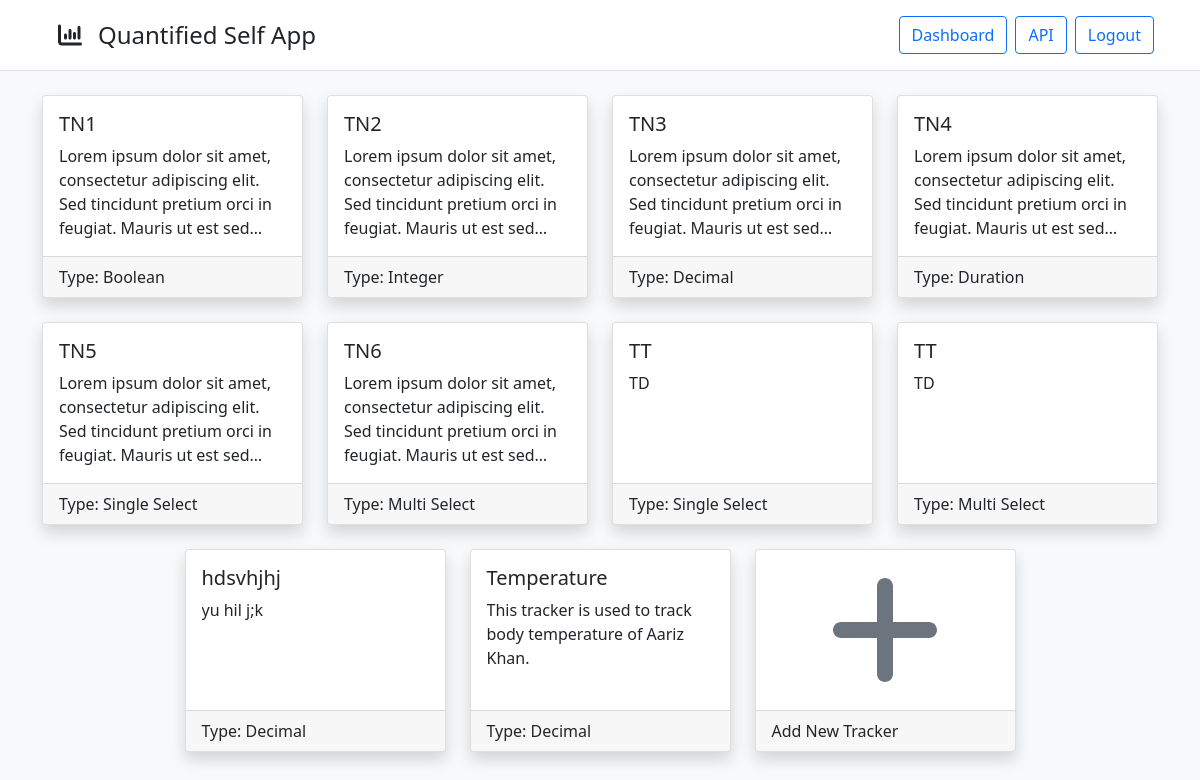
/trackers (signed in), run on the app's committed database.
### models/models.py (models this page shows)
class TrackerModel(db.Model):
    __tablename__ = "trackers"
    t_id = db.Column(db.Integer(), primary_key=True)
    t_name = db.Column(db.String(64), nullable=False)
    t_desc = db.Column(db.String(256))
    t_type = db.Column(db.Integer(), db.ForeignKey("tracker_types.tt_id", ondelete="CASCADE"), nullable=False)
    t_user = db.Column(db.Integer(), db.ForeignKey("users.id", ondelete="CASCADE"), nullable=False)
    t_type_name = db.relationship("TrackerTypes", uselist=False)
    t_unit = db.relationship("TrackerUnit", cascade="all, delete", uselist=False)
    t_options = db.relationship("TrackerOptions", cascade="all, delete")
    t_logs = db.relationship("TrackerLogs", order_by="desc(TrackerLogs.tl_time)", cascade="all, delete")

class TrackerTypes(db.Model):
    __tablename__ = "tracker_types"
    tt_id = db.Column(db.Integer(), primary_key=True, autoincrement=True)
    tt_name = db.Column(db.String(64), unique=True, nullable=False)

### views/views.py (the view)
@app.route("/trackers", methods=["GET"])
@login_required
def trackers():
    trackers = TrackerModel.query.filter(TrackerModel.t_user == current_user.id).all()
    return render_template("trackers/trackers.html", user=current_user, trackers=trackers)

### auth/auth.py (called while the page is built)
@login.user_loader
def load_user(id):
    return UserModel.query.get(int(id))

### templates/trackers/trackers.html (shortened to what this page needs)
<!DOCTYPE html>
<html lang="en">
    <head>
        <link rel="stylesheet" href="{{ url_for('static', filename='css/bootstrap.min.css')}}">
        <link rel="stylesheet" href="{{ url_for('static', filename='css/fontawesome.all.min.css')}}">
        <link rel="stylesheet" href="{{ url_for('static', filename='css/trackers.css')}}">
    </head>
    <body class="bg-light">
        {% include 'components/navbar.html' %}
        <div class="container">
            <div class="row d-flex justify-content-center pt-4">
                {% for tracker in trackers %}
                <div class="col-sm-12 col-md-6 col-lg-4 col-xl-3 d-flex">
                    <div class="card shadow hover-overlay flex-fill mb-4">
                        <a href="/trackers/view?id={{ tracker.t_id }}" class="card-link">
                            <div class="card-body">
                                <h5 class="card-title">{{ tracker.t_name }}</h5>
                                <p class="card-text">{{ tracker.t_desc }}</p>
                            </div>
                            <div class="card-footer">
                                Type: {{ tracker.t_type_name.tt_name }}
                            </div>
                        </a>
                    </div>
                </div>
                {% endfor %}
                <div class="col-sm-12 col-md-6 col-lg-4 col-xl-3 d-flex">
                    <div class="card shadow hover-overlay flex-fill mb-4">
                        <a href="/trackers/add" class="card-link">
                            <div class="card-body d-flex align-items-center justify-content-center">
                                <i class="fa-solid fa-plus fa-8x text-secondary"></i>
                            </div>
                            <div class="card-footer">
                                Add New Tracker
                            </div>
                        </a>
                    </div>
                </div>
            </div>
        </div>
    </body>
</html>

### static/css/trackers.css (style rules this page uses)
.card { transition: transform 0.2s ease; }
.card-link { color: inherit; text-decoration: inherit; }
.card-text { display: -webkit-box; -webkit-line-clamp: 4; -webkit-box-orient: vertical; overflow: hidden; height: 6em; line-height: 1.5; }

### data on the page
TrackerModel: t_name "TN1", t_desc "Lorem ipsum dolor sit amet, consectetur adipiscing elit. Sed tincidunt pretium orci in feugiat. Mauris ut est…", t_type_name.tt_name "Boolean"
TrackerModel: t_name "TN2", t_desc "Lorem ipsum dolor sit amet, consectetur adipiscing elit. Sed tincidunt pretium orci in feugiat. Mauris ut est…", t_type_name.tt_name "Integer"
TrackerModel: t_name "TN3", t_desc "Lorem ipsum dolor sit amet, consectetur adipiscing elit. Sed tincidunt pretium orci in feugiat. Mauris ut est…", t_type_name.tt_name "Decimal"
TrackerModel: t_name "TN4", t_desc "Lorem ipsum dolor sit amet, consectetur adipiscing elit. Sed tincidunt pretium orci in feugiat. Mauris ut est…", t_type_name.tt_name "Duration"
TrackerModel: t_name "TN5", t_desc "Lorem ipsum dolor sit amet, consectetur adipiscing elit. Sed tincidunt pretium orci in feugiat. Mauris ut est…", t_type_name.tt_name "Single Select"
TrackerModel: t_name "TN6", t_desc "Lorem ipsum dolor sit amet, consectetur adipiscing elit. Sed tincidunt pretium orci in feugiat. Mauris ut est…", t_type_name.tt_name "Multi Select"
TrackerModel: t_name "TT", t_desc "TD", t_type_name.tt_name "Single Select"
TrackerModel: t_name "TT", t_desc "TD", t_type_name.tt_name "Multi Select"
TrackerModel: t_name "hdsvhjhj", t_desc "yu hil j;k", t_type_name.tt_name "Decimal"
TrackerModel: t_name "Temperature", t_desc "This tracker is used to track body temperature of Aariz Khan.", t_type_name.tt_name "Decimal"
